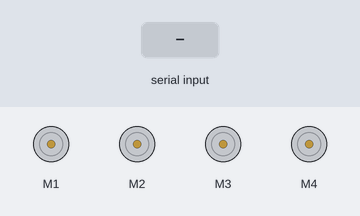
Bench run of a sketch on a simulated Arduino Uno, built with avr-gcc and run on an emulated ATmega328P. Parts: 4 × DC motor (green arrow = forward, orange = backward, longer = faster). The test bench sets the inputs (shaded band).

Above: at 1.2 s.
1.3 s: "F" received over Serial
At 1.8 s:
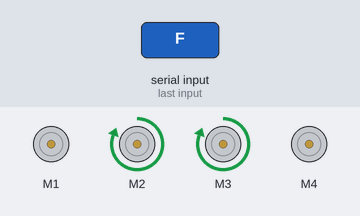
2.8 s: "B" received over Serial
At 4.0 s:
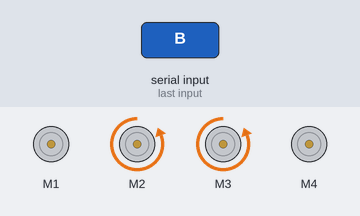
4.3 s: "L" received over Serial
At 5.3 s:
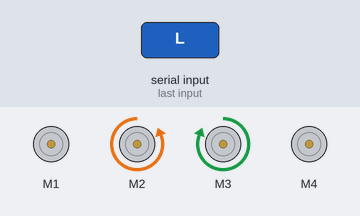
5.8 s: "R" received over Serial
At 6.4 s:
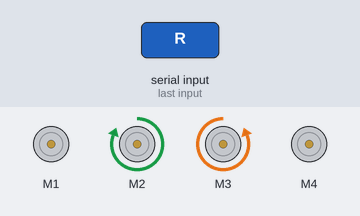
7.3 s: "G" received over Serial
At 8.5 s:
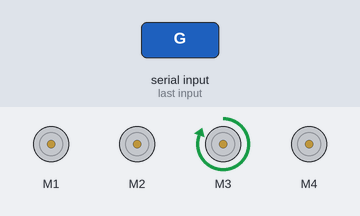
8.8 s: "I" received over Serial
At 9.9 s:
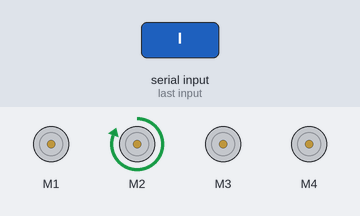
Timing chart, 0 to 11.3 s (numbered marks = the images above; inputs shaded):
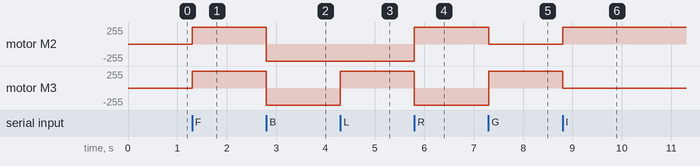

The sketch:

RC_Car_L298D.ino
```cpp
//Arduino Bluetooth Control Car
//Install the "Adafruit Motor Shield" library
//HC-05 Bluetooth Module.

#include <AFMotor.h>

//initial motors pin
AF_DCMotor motor1(1, MOTOR12_1KHZ);
AF_DCMotor motor2(2, MOTOR12_1KHZ);
AF_DCMotor motor3(3, MOTOR34_1KHZ);
AF_DCMotor motor4(4, MOTOR34_1KHZ);

char command;

void setup()
{
  Serial.begin(9600);  //Set the baud rate to your Bluetooth module.
}

void loop(){
  if(Serial.available() > 0){
    command = Serial.read();
    Stop(); //initialize with motors stoped
    //Change pin mode only if new command is different from previous.
    //Serial.println(command);
    switch(command){
    case 'F':
      forward();
      break;
    case 'B':
       back();
      break;
    case 'L':
      left();
      break;
    case 'R':
      right();
      break;
    case 'G':
      forwardleft();
      break;
    case 'I':
      forwardright();
      break;


    case 'H':
      up();
      break;
    case 'J':
      down();
      break;


    }
  }
}

void forward()
{
  motor2.setSpeed(255); //Define maximum velocity
  motor2.run(FORWARD); //rotate the motor clockwise
  motor3.setSpeed(255);//Define maximum velocity
  motor3.run(FORWARD); //rotate the motor clockwise
}

void back()
{
  motor2.setSpeed(255); //Define maximum velocity
  motor2.run(BACKWARD); //rotate the motor anti-clockwise
  motor3.setSpeed(255); //Define maximum velocity
  motor3.run(BACKWARD); //rotate the motor anti-clockwise
}

void left()
{
  motor2.setSpeed(255); //Define maximum velocity
  motor2.run(BACKWARD); //rotate the motor anti-clockwise
  motor3.setSpeed(255); //Define maximum velocity
  motor3.run(FORWARD);  //rotate the motor clockwise
}

void right()
{
  motor2.setSpeed(255); //Define maximum velocity
  motor2.run(FORWARD); //rotate the motor clockwise
  motor3.setSpeed(255); //Define maximum velocity
  motor3.run(BACKWARD); //rotate the motor anti-clockwise
}
void forwardleft()
{
  motor3.setSpeed(255); //Define maximum velocity
  motor3.run(FORWARD);  //rotate the motor clockwise
}

void forwardright()
{
  motor2.setSpeed(255); //Define maximum velocity
  motor2.run(FORWARD); //rotate the motor clockwise
}


void up()
{
  motor4.setSpeed(255);//Define maximum velocity
  motor4.run(FORWARD); //rotate the motor clockwise
}

void down()
{
  motor4.setSpeed(255); //Define maximum velocity
  motor4.run(BACKWARD); //rotate the motor anti-clockwise
}


void Stop()
{
  motor1.setSpeed(0); //Define minimum velocity
  motor1.run(RELEASE); //stop the motor when release the button
  motor2.setSpeed(0); //Define minimum velocity
  motor2.run(RELEASE); //rotate the motor clockwise
  motor3.setSpeed(0); //Define minimum velocity
  motor3.run(RELEASE); //stop the motor when release the button
  motor4.setSpeed(0); //Define minimum velocity
  motor4.run(RELEASE); //stop the motor when release the button
}
```

Measured:
- after the input at 1.3 s, motor M2, motor M3: stopped → forward 255/255 at once
- after the input at 2.8 s, motor M2, motor M3: forward 255/255 → backward 255/255 at once
- after the input at 4.3 s, motor M3: backward 255/255 → forward 255/255 at once
- after the input at 5.8 s, motor M2: backward 255/255 → forward 255/255 at once; motor M3: forward 255/255 → backward 255/255 at once
- after the input at 7.3 s, motor M2: forward 255/255 → stopped at once; motor M3: backward 255/255 → forward 255/255 at once
- after the input at 8.8 s, motor M2: stopped → forward 255/255 at once; motor M3: forward 255/255 → stopped at once
